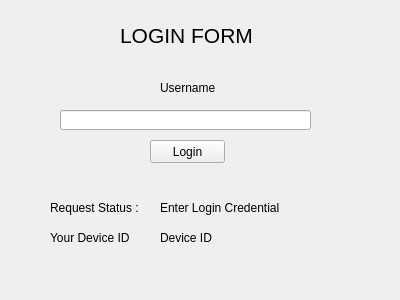
<?xml version="1.0" encoding="UTF-8"?>
<ui version="4.0">
 <class>MainWindow</class>
 <widget class="QMainWindow" name="MainWindow">
  <property name="geometry">
   <rect>
    <x>0</x>
    <y>0</y>
    <width>400</width>
    <height>300</height>
   </rect>
  </property>
  <property name="windowTitle">
   <string>Login</string>
  </property>
  <widget class="QWidget" name="centralWidget">
   <widget class="QLineEdit" name="lineEditUsername">
    <property name="geometry">
     <rect>
      <x>60</x>
      <y>110</y>
      <width>251</width>
      <height>20</height>
     </rect>
    </property>
   </widget>
   <widget class="QLabel" name="labelUsername">
    <property name="geometry">
     <rect>
      <x>160</x>
      <y>80</y>
      <width>61</width>
      <height>16</height>
     </rect>
    </property>
    <property name="text">
     <string>Username</string>
    </property>
   </widget>
   <widget class="QPushButton" name="pushButtonLogin">
    <property name="geometry">
     <rect>
      <x>150</x>
      <y>140</y>
      <width>75</width>
      <height>23</height>
     </rect>
    </property>
    <property name="text">
     <string>Login</string>
    </property>
   </widget>
   <widget class="QLabel" name="labelRequestStatus">
    <property name="geometry">
     <rect>
      <x>50</x>
      <y>200</y>
      <width>101</width>
      <height>16</height>
     </rect>
    </property>
    <property name="text">
     <string>Request Status :</string>
    </property>
   </widget>
   <widget class="QLabel" name="labelStatusReply">
    <property name="geometry">
     <rect>
      <x>160</x>
      <y>200</y>
      <width>131</width>
      <height>16</height>
     </rect>
    </property>
    <property name="text">
     <string>Enter Login Credential</string>
    </property>
   </widget>
   <widget class="QLabel" name="labelDeviceID">
    <property name="geometry">
     <rect>
      <x>50</x>
      <y>230</y>
      <width>81</width>
      <height>16</height>
     </rect>
    </property>
    <property name="text">
     <string>Your Device ID :</string>
    </property>
   </widget>
   <widget class="QLabel" name="labelValueDeviceID">
    <property name="geometry">
     <rect>
      <x>160</x>
      <y>230</y>
      <width>61</width>
      <height>16</height>
     </rect>
    </property>
    <property name="text">
     <string>Device ID</string>
    </property>
   </widget>
   <widget class="QLabel" name="labelLoginForm">
    <property name="geometry">
     <rect>
      <x>120</x>
      <y>20</y>
      <width>151</width>
      <height>31</height>
     </rect>
    </property>
    <property name="text">
     <string>&lt;html&gt;&lt;head/&gt;&lt;body&gt;&lt;p&gt;&lt;span style=&quot; font-size:16pt;&quot;&gt;LOGIN FORM&lt;/span&gt;&lt;/p&gt;&lt;/body&gt;&lt;/html&gt;</string>
    </property>
   </widget>
  </widget>
 </widget>
 <layoutdefault spacing="6" margin="11"/>
 <resources/>
 <connections/>
</ui>
